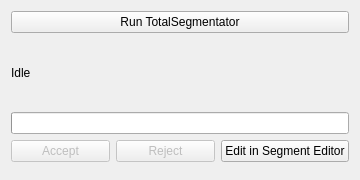
<?xml version="1.0" encoding="UTF-8"?>
<ui version="4.0">
 <class>StructureCard</class>
 <widget class="QWidget" name="StructureCard">
  <property name="geometry">
   <rect>
    <x>0</x>
    <y>0</y>
    <width>360</width>
    <height>180</height>
   </rect>
  </property>
  <layout class="QVBoxLayout" name="verticalLayout">
   <item>
    <widget class="QPushButton" name="RunButton">
     <property name="text">
      <string>Run TotalSegmentator</string>
     </property>
    </widget>
   </item>
   <item>
    <widget class="QLabel" name="StatusLabel">
     <property name="text">
      <string>Idle</string>
     </property>
    </widget>
   </item>
   <item>
    <widget class="QProgressBar" name="ProgressBar">
     <property name="visible">
      <bool>false</bool>
     </property>
    </widget>
   </item>
   <item>
    <layout class="QHBoxLayout" name="actionsRow">
     <item>
      <widget class="QPushButton" name="AcceptButton">
       <property name="text">
        <string>Accept</string>
       </property>
       <property name="enabled">
        <bool>false</bool>
       </property>
      </widget>
     </item>
     <item>
      <widget class="QPushButton" name="RejectButton">
       <property name="text">
        <string>Reject</string>
       </property>
       <property name="enabled">
        <bool>false</bool>
       </property>
      </widget>
     </item>
     <item>
      <widget class="QPushButton" name="EditButton">
       <property name="text">
        <string>Edit in Segment Editor</string>
       </property>
      </widget>
     </item>
    </layout>
   </item>
   <item>
    <spacer name="verticalSpacer">
     <property name="orientation">
      <enum>Qt::Vertical</enum>
     </property>
    </spacer>
   </item>
  </layout>
 </widget>
 <resources/>
 <connections/>
</ui>
